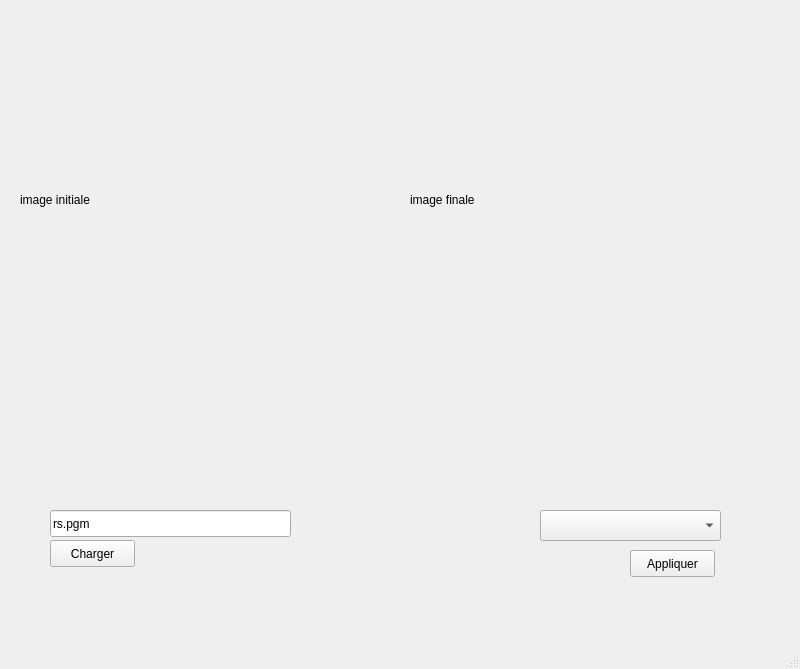
<?xml version="1.0" encoding="UTF-8"?>
<ui version="4.0">
 <class>MainWindow</class>
 <widget class="QMainWindow" name="MainWindow">
  <property name="geometry">
   <rect>
    <x>0</x>
    <y>0</y>
    <width>800</width>
    <height>669</height>
   </rect>
  </property>
  <property name="windowTitle">
   <string>MainWindow</string>
  </property>
  <widget class="QWidget" name="centralwidget">
   <widget class="QPushButton" name="b_apply">
    <property name="geometry">
     <rect>
      <x>630</x>
      <y>550</y>
      <width>85</width>
      <height>27</height>
     </rect>
    </property>
    <property name="text">
     <string>Appliquer</string>
    </property>
   </widget>
   <widget class="QComboBox" name="cb_filters">
    <property name="geometry">
     <rect>
      <x>540</x>
      <y>510</y>
      <width>181</width>
      <height>31</height>
     </rect>
    </property>
   </widget>
   <widget class="QPushButton" name="b_load_img">
    <property name="geometry">
     <rect>
      <x>50</x>
      <y>540</y>
      <width>85</width>
      <height>27</height>
     </rect>
    </property>
    <property name="focusPolicy">
     <enum>Qt::StrongFocus</enum>
    </property>
    <property name="text">
     <string>Charger</string>
    </property>
   </widget>
   <widget class="QLineEdit" name="line_load">
    <property name="geometry">
     <rect>
      <x>50</x>
      <y>510</y>
      <width>241</width>
      <height>27</height>
     </rect>
    </property>
    <property name="text">
     <string>rs.pgm</string>
    </property>
   </widget>
   <widget class="QLabel" name="l_im_ori">
    <property name="geometry">
     <rect>
      <x>20</x>
      <y>20</y>
      <width>360</width>
      <height>360</height>
     </rect>
    </property>
    <property name="text">
     <string>image initiale</string>
    </property>
   </widget>
   <widget class="QLabel" name="l_im_end">
    <property name="geometry">
     <rect>
      <x>410</x>
      <y>20</y>
      <width>360</width>
      <height>360</height>
     </rect>
    </property>
    <property name="text">
     <string>image finale</string>
    </property>
   </widget>
  </widget>
  <widget class="QMenuBar" name="menubar">
   <property name="geometry">
    <rect>
     <x>0</x>
     <y>0</y>
     <width>800</width>
     <height>25</height>
    </rect>
   </property>
  </widget>
  <widget class="QStatusBar" name="statusbar"/>
 </widget>
 <resources/>
 <connections/>
</ui>
